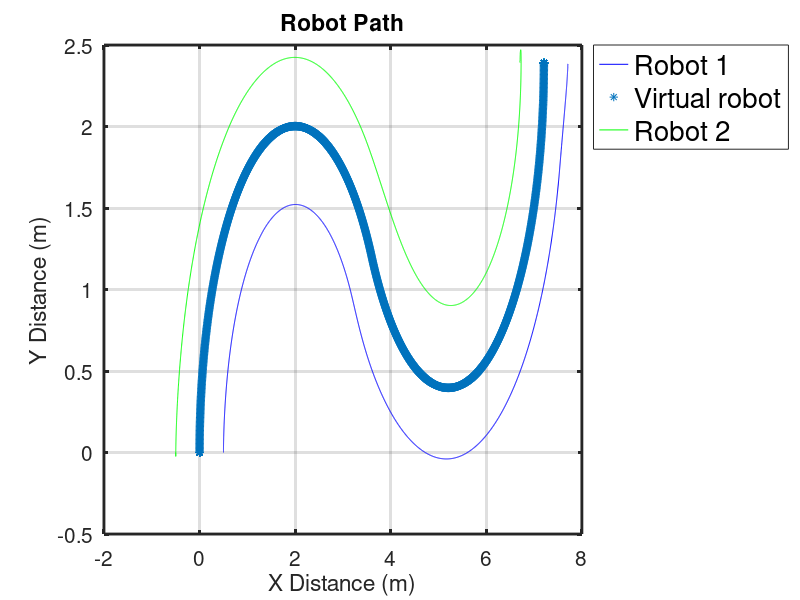

Write MATLAB code to recreate this figure.
clear
pkg load io
x_vl=xlsread('_slash_vl_robot_slash_pose2d.csv','B2:B11700');
y_vl=xlsread('_slash_vl_robot_slash_pose2d.csv','C2:C11700');
x1=xlsread('_slash_amr_0_slash_pose2d.csv','B2:B11700');
y1=xlsread('_slash_amr_0_slash_pose2d.csv','C2:C11700');
x2=xlsread('_slash_amr_1_slash_pose2d.csv','B2:B11700');
y2=xlsread('_slash_amr_1_slash_pose2d.csv','C2:C11700');

%x1=x1(:,1);
period=100;  % in Hz
data_size=size(x1);
data_size=data_size(1,1);
end_t=(1/period)*(data_size-1);
time=0:1/period:end_t;
time=time';

plot(x1,y1,'b')
hold on
plot(x_vl,y_vl,'*')
hold on
plot(x2,y2,'g')
hold on
grid on

title('Robot Path')
xlabel('X Distance (m)') 
ylabel('Y Distance (m)') 
set(gca, "linewidth", 2, "fontsize", 15)
h = legend ("Robot 1", "Virtual robot", "Robot 2");
legend (h, "location", "northeastoutside");
set (h, "fontsize", 20);